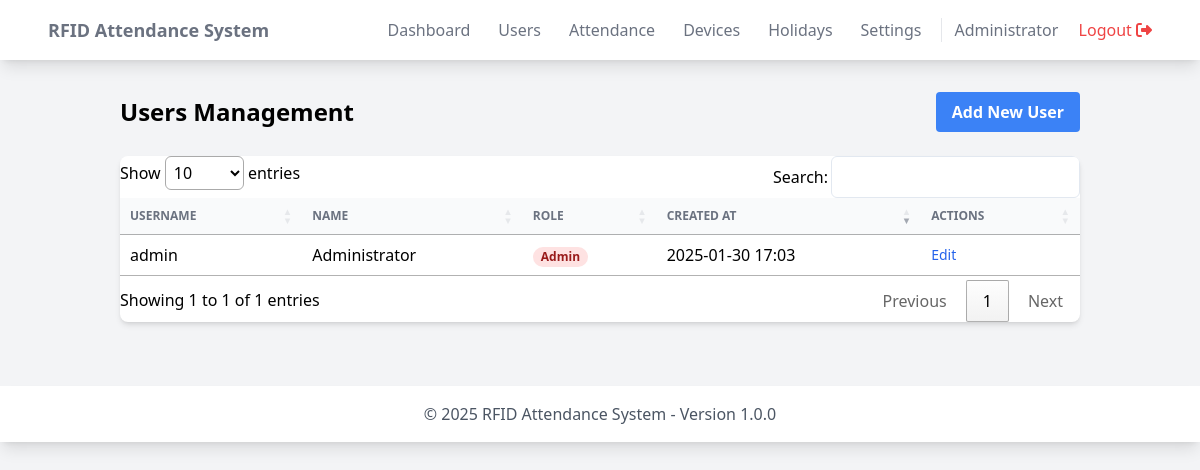
Screenshot of /admin/users/index.php (signed in) with the database file from the repository.
### tables this page shows
CREATE TABLE users (
    id INT PRIMARY KEY AUTO_INCREMENT,
    username VARCHAR(50) UNIQUE NOT NULL,
    password VARCHAR(255) NOT NULL,
    name VARCHAR(100) NOT NULL,
    role ENUM('admin', 'user') DEFAULT 'user',
    created_at TIMESTAMP DEFAULT CURRENT_TIMESTAMP
);

### includes/functions.php (called while the page is built, shortened)
<?php
require_once dirname(__DIR__) . '/config/database.php';
function getDatabase() {
    static $db = null;
    if ($db === null) {
        $db = new Database();
    }
    return $db;
}

### config/database.php (called while the page is built, shortened)
<?php
class Database {
    private $host;
    private $db_name;
    private $username;
    private $password;
    private $conn = null;
    public function __construct() {
        $this->host = DB_HOST;
        $this->db_name = DB_NAME;
        $this->username = DB_USER;
        $this->password = DB_PASS;
    }
    public function connect() {
        try {
            if ($this->conn === null) {
                $this->conn = new PDO(
                    "mysql:host=" . $this->host . ";dbname=" . $this->db_name,
                    $this->username,
                    $this->password,
                    [
                        PDO::ATTR_ERRMODE => PDO::ERRMODE_EXCEPTION,
                        PDO::ATTR_DEFAULT_FETCH_MODE => PDO::FETCH_ASSOC,
                        PDO::MYSQL_ATTR_INIT_COMMAND => "SET NAMES utf8"
                    ]
                );
            }
            return $this->conn;
        } catch(PDOException $e) {
            error_log("Database Connection Error: " . $e->getMessage());
            return null;
        }
    }
    public function query($sql, $params = []) {
        try {
            $stmt = $this->connect()->prepare($sql);
            $stmt->execute($params);
            return $stmt;
        } catch(PDOException $e) {
            error_log("Query Error: " . $e->getMessage());
            return false;
        }
    }
    public function all($sql, $params = []) {
        $stmt = $this->query($sql, $params);
        return $stmt ? $stmt->fetchAll() : [];
    }
}

### admin/users/index.php (the view, shortened to what this page needs)
<?php
require_once dirname(__DIR__, 2) . '/includes/functions.php';
require_once dirname(__DIR__, 2) . '/includes/header.php';
$db = getDatabase();
$users = $db->all("SELECT * FROM users ORDER BY created_at DESC");
?>
<div class="container mx-auto px-4">
    <div class="flex justify-between items-center mb-6">
        <h2 class="text-2xl font-bold">Users Management</h2>
        <a href="add.php" class="bg-blue-500 hover:bg-blue-700 text-white font-bold py-2 px-4 rounded">
            Add New User
        </a>
    </div>
    <div class="bg-white shadow-md rounded-lg overflow-hidden">
        <table id="usersTable" class="w-full">
            <thead class="bg-gray-50">
                <tr>
                    <th class="px-6 py-3 text-left text-xs font-medium text-gray-500 uppercase">Username</th>
                    <th class="px-6 py-3 text-left text-xs font-medium text-gray-500 uppercase">Name</th>
                    <th class="px-6 py-3 text-left text-xs font-medium text-gray-500 uppercase">Role</th>
                    <th class="px-6 py-3 text-left text-xs font-medium text-gray-500 uppercase">Created At</th>
                    <th class="px-6 py-3 text-left text-xs font-medium text-gray-500 uppercase">Actions</th>
                </tr>
            </thead>
            <tbody class="bg-white divide-y divide-gray-200">
                <?php foreach ($users as $user): ?>
                <tr>
                    <td class="px-6 py-4 whitespace-nowrap"><?= htmlspecialchars($user['username']) ?></td>
                    <td class="px-6 py-4 whitespace-nowrap"><?= htmlspecialchars($user['name']) ?></td>
                    <td class="px-6 py-4 whitespace-nowrap">
                        <span class="px-2 inline-flex text-xs leading-5 font-semibold rounded-full
                            <?= $user['role'] === 'admin' ? 'bg-red-100 text-red-800' : 'bg-green-100 text-green-800' ?>">
                            <?= ucfirst($user['role']) ?>
                        </span>
                    </td>
                    <td class="px-6 py-4 whitespace-nowrap">
                        <?= date('Y-m-d H:i', strtotime($user['created_at'])) ?>
                    </td>
                    <td class="px-6 py-4 whitespace-nowrap text-sm font-medium space-x-2">
                        <a href="edit.php?id=<?= $user['id'] ?>" class="text-blue-600 hover:text-blue-900">Edit</a>
                    </td>
                </tr>
                <?php endforeach; ?>
            </tbody>
        </table>
    </div>
</div>
<?php require_once dirname(__DIR__, 2) . '/includes/footer.php'; ?>

### rows the page displays
users: username "admin", name "Administrator", role "Admin", created_at "2025-01-30 17:03"

### other values shown
SITE_NAME "RFID Attendance System"
$_SESSION['name'] "Administrator"
SITE_VERSION "1.0.0"
